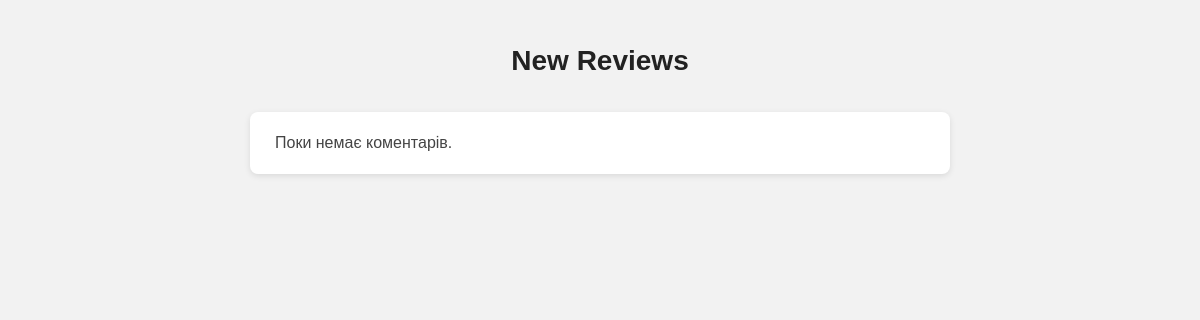
The page /reviews/ on the database as committed earlier.
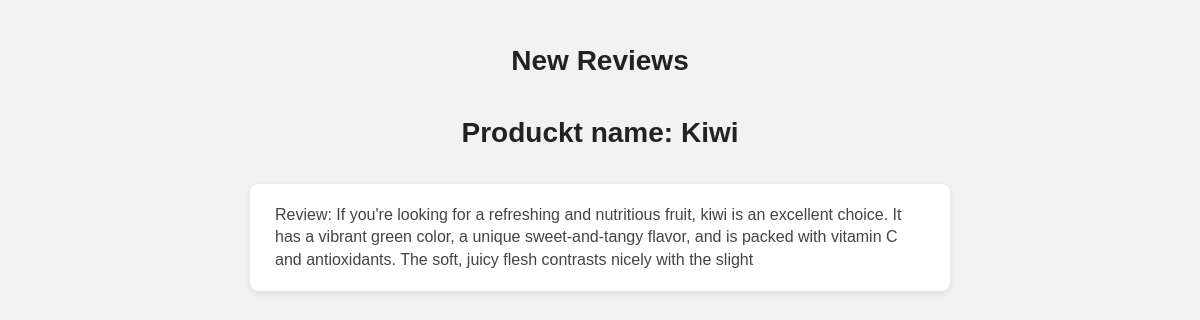
The same page on the database as committed later.
### main/models.py (models this page shows)
class Review(models.Model):
    review = models.CharField(max_length=250)
    name = models.CharField(max_length=250)

### main/views.py (the view)
# urls.py: path('reviews/', views.reviews, name='reviews'),
def reviews(request):
    reviews = Review.objects.all()
    return render(request, 'main/reviews.html', {'reviews':reviews})

### main/templates/main/reviews.html (shortened to what this page needs)
{% load static %}
<!DOCTYPE html>
<html lang="en">
<head>
        <link rel="stylesheet" href="{% static 'main/css/reviews.css' %}">
</head>
<body>
     <h2>New Reviews</h2>
  <ul>
    {% for review in reviews %}
    <h2>Produckt name: {{ review.name }}</h2>
        <li>Review: {{ review.review }}</li>
    {% empty %}
      <li>Поки немає коментарів.</li>
    {% endfor %}
  </ul>
</body>
</html>

Rows that differ between the two databases and show on the page:
added Review: name "Kiwi", review "If you're looking for a refreshing and nutritious fruit, kiwi is an excellent choice. It has a vibrant green color, a unique sweet-and-tangy flavor, and is packed with vitamin C and antioxidants. The soft, juicy flesh contrasts nicely with the slight"
Other text that changed with them:
text no longer shown: "Поки немає коментарів."
